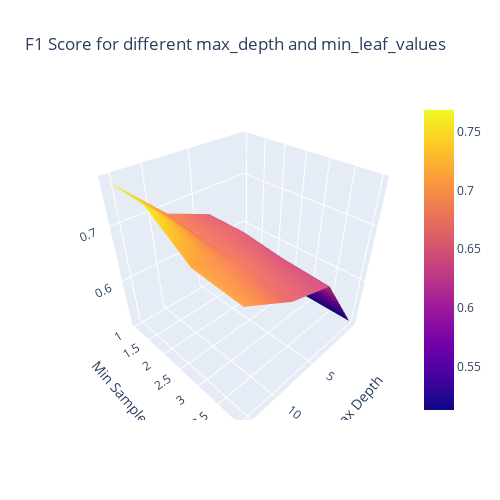

Notebook code cell kept with this figure:
### Code cell
import plotly.graph_objects as go

fig = go.Figure(data=[go.Surface(z=Z, x=max_depth_values, y=min_leaf_values)])

fig.update_layout(title='F1 Score for different max_depth and min_leaf_values', 
                  autosize=False, width=500, height=500,
                  scene=dict(xaxis_title='Max Depth',
                             yaxis_title='Min Sample Leaf',
                             zaxis_title='F1 Score (Val)',
                             xaxis=dict(type='log')))

fig.show()

### Figure 1 — Plotly figure (JSON) as saved in the notebook; plotly's stock layout.template omitted (floating-point values rounded to 4 significant figures)
{"data": [{"type": "surface", "x": [2, 4, 8, 16], "y": [1, 2, 3, 4], "z": [[0.5133, 0.6543, 0.6881, 0.7685], [0.5133, 0.6543, 0.6774, 0.7643], [0.5133, 0.6436, 0.6767, 0.7143], [0.5133, 0.6382, 0.6627, 0.7091]]}], "layout": {"autosize": false, "height": 500, "scene": {"xaxis": {"title": {"text": "Max Depth"}, "type": "log"}, "yaxis": {"title": {"text": "Min Sample Leaf"}}, "zaxis": {"title": {"text": "F1 Score (Val)"}}}, "title": {"text": "F1 Score for different max_depth and min_leaf_values"}, "width": 500}}
